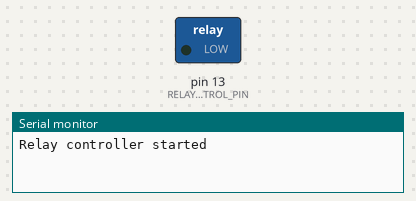
The sketch below on a simulated Arduino Uno, built with avr-gcc and run on an emulated ATmega328P. On the bench: switched loads named in the sketch (green lamp = pin HIGH), the last lines printed to the serial monitor.

Above: at 2.5 s.
At 7.5 s:
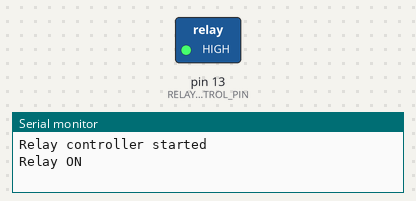
Timing chart, 0 to 13.0 s (numbered marks = the images above):
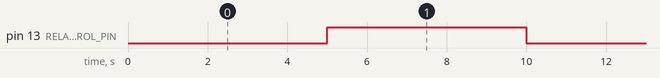

The sketch:

automatic_timer.ino
```cpp
#include <elapsedMillis.h> //this library should be installed with the help manager

const int RELAY_CONTROL_PIN = 13;
const int TOGGLE_INTERVAL_MS = 5000;
const int SERIAL_BAUD_RATE = 9600;

// State tracking variables
bool relayState = false;                    // Current relay state
elapsedMillis timeElapsed;                  // Automatic timer

void setup() {
  pinMode(RELAY_CONTROL_PIN, OUTPUT);
  Serial.begin(SERIAL_BAUD_RATE);
  Serial.println("Relay controller started");
}

void loop() {
  // Check if enough time has elapsed
  if (timeElapsed >= TOGGLE_INTERVAL_MS) {
    timeElapsed = 0;                        // Reset timer

    relayState = !relayState;               // Toggle state
    digitalWrite(RELAY_CONTROL_PIN, relayState);

    // Print current state
    Serial.println(relayState ? "Relay ON" : "Relay OFF");
  }

  // Other code can run here without being blocked
}
```

Measured:
- by itself, pin 13 (RELAY_CONTROL_PIN): alternates HIGH for 5.0 s and LOW for 5.0 s
